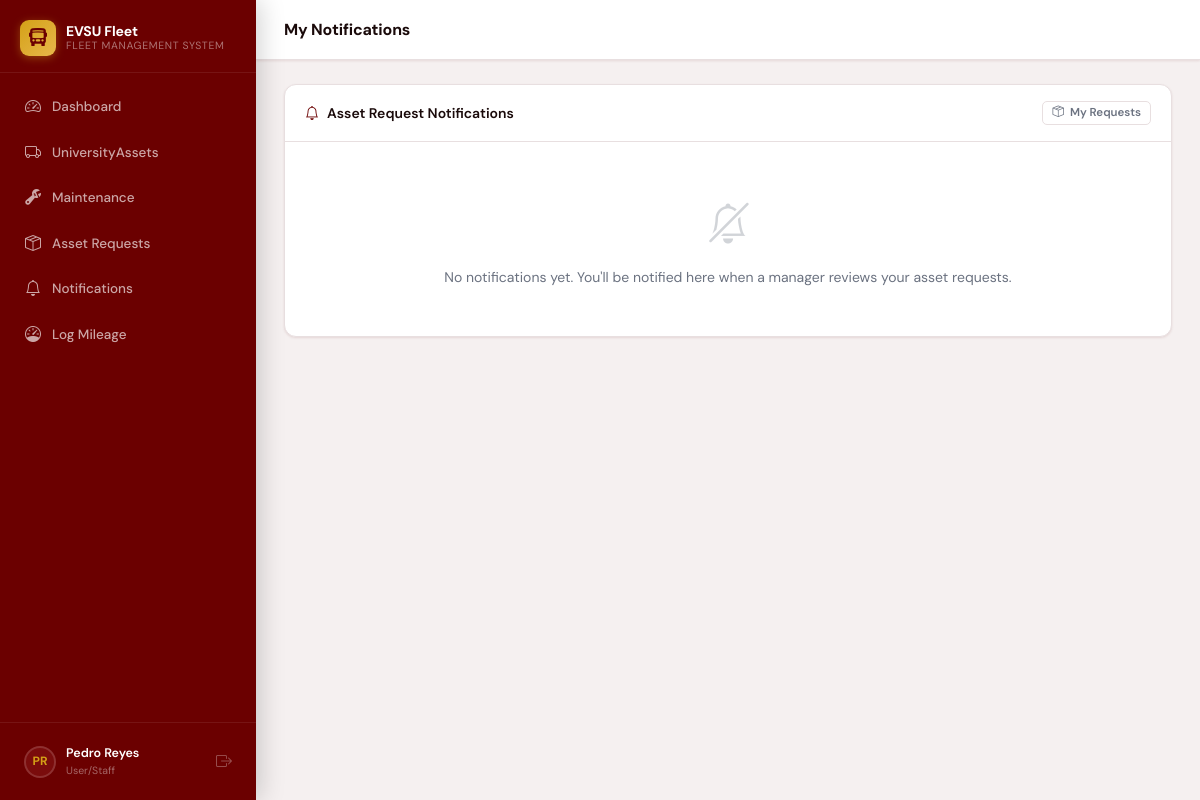
/asset-requests/notifications/ (signed in), run on an earlier commit of the app's database.
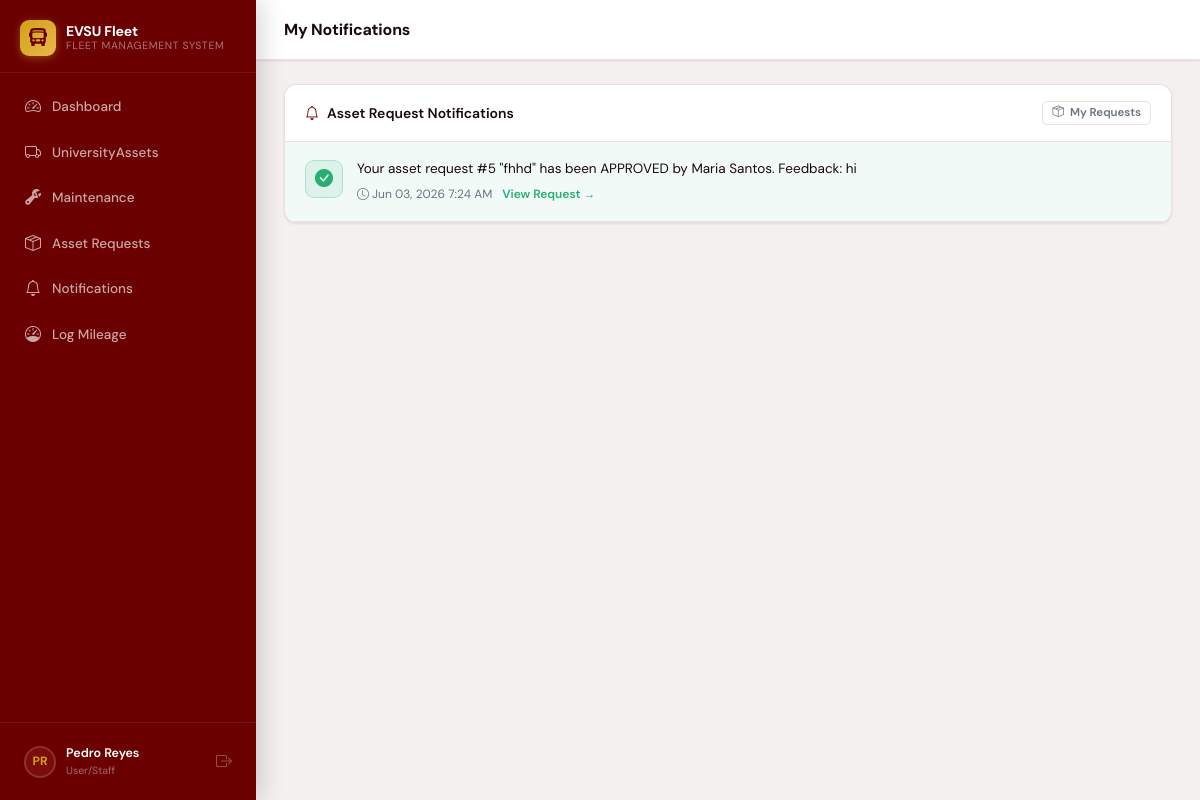
And on a later commit of the database.
### assets/models.py (models this page shows, shortened)
class AssetRequestNotification(models.Model):
    asset_request = models.ForeignKey(
        AssetRequest,
        on_delete=models.CASCADE,
        related_name='notifications',
    )
    recipient = models.ForeignKey(
        settings.AUTH_USER_MODEL,
        on_delete=models.CASCADE,
        related_name='asset_request_notifications',
    )
    message   = models.TextField()
    is_read   = models.BooleanField(default=False)
    created_at = models.DateTimeField(auto_now_add=True)
    class Meta:
        ordering = ['-created_at']

### assets/views.py (the view)
# urls.py: path('asset-requests/notifications/', views.asset_request_notifications,  name='asset_request_notifications'),
@login_required
def asset_request_notifications(request):
    notifs = AssetRequestNotification.objects.filter(recipient=request.user).select_related('asset_request')
    unread_ids = list(notifs.filter(is_read=False).values_list('id', flat=True))
    if unread_ids:
        AssetRequestNotification.objects.filter(id__in=unread_ids).update(is_read=True)
    return render(request, 'assets/asset_request_notifications.html', {'notifs': notifs})

### accounts/models.py (called while the page is built)
    @property
    def is_manager(self):
        return self.role == self.MANAGER

    @property
    def is_auditor(self):
        return self.role == self.AUDITOR

    @property
    def is_staff_role(self):
        return self.role == self.STAFF

    @property
    def is_maintenance(self):
        return self.role == self.MAINTENANCE

### assets/context_processors.py (called while the page is built)
def pending_asset_requests(request):
    if request.user.is_authenticated and hasattr(request.user, 'is_manager') and request.user.is_manager:
        return {'pending_nav_count': AssetRequest.objects.filter(status=AssetRequestStatus.PENDING).count()}
    return {'pending_nav_count': 0}

def maintenance_unread_notifications(request):
    if request.user.is_authenticated:
        count = MaintenanceNotification.objects.filter(recipient=request.user, is_read=False).count()
        return {'maintenance_notif_count': count}
    return {'maintenance_notif_count': 0}

### templates/assets/asset_request_notifications.html (shortened to what this page needs)
{% extends "base.html" %}
{% block page_title %}My Notifications{% endblock %}
{% block content %}
<div class="card">
  <div class="card-header">
    <div class="card-header-icon">
      <i class="bi bi-bell" style="color:var(--maroon)"></i> Asset Request Notifications
    </div>
    <a href="{% url 'asset_request_list' %}" class="btn btn-outline btn-xs">
      <i class="bi bi-box-seam"></i> My Requests
    </a>
  </div>
  {% if notifs %}
  <div>
    {% for n in notifs %}
    {% if n.asset_request.status == 'approved' %}
    <div style="display:flex;align-items:flex-start;gap:14px;padding:16px 20px;border-bottom:1px solid var(--border);background:rgba(39,174,114,.06)">
      <div style="width:38px;height:38px;border-radius:9px;background:rgba(39,174,114,.1);border:1.5px solid rgba(39,174,114,.25);display:flex;align-items:center;justify-content:center;color:var(--jade);font-size:18px;flex-shrink:0;margin-top:2px">
        <i class="bi bi-check-circle-fill"></i>
      </div>
      <div style="flex:1;min-width:0">
        <div style="font-size:13.5px;line-height:1.65;color:var(--text)">{{ n.message }}</div>
        <div style="font-size:12px;color:var(--text-muted);margin-top:5px;display:flex;align-items:center;gap:10px">
          <span><i class="bi bi-clock" style="margin-right:3px"></i>{{ n.created_at|date:"M d, Y g:i A" }}</span>
          <a href="{% url 'asset_request_review' n.asset_request.pk %}" style="color:var(--jade);font-weight:600">View Request →</a>
        </div>
      </div>
    </div>
    {% endif %}
    {% endfor %}
  </div>
  {% else %}
  <div class="empty-state">
    <i class="bi bi-bell-slash" style="color:var(--text-muted)"></i>
    <p style="color:var(--text-muted)">No notifications yet. You'll be notified here when a manager reviews your asset requests.</p>
  </div>
  {% endif %}
</div>
{% endblock %}

What changed in the data, as far as the page shows it:
added AssetRequestNotification: message "Your asset request #5 \"fhhd\" has been APPROVED by Maria Santos. Feedback: hi", created_at "Jun 03, 2026 7:24 AM"
Also different on the page:
text no longer shown: "No notifications yet. You'll be notified here when a manager reviews your asset requests."
